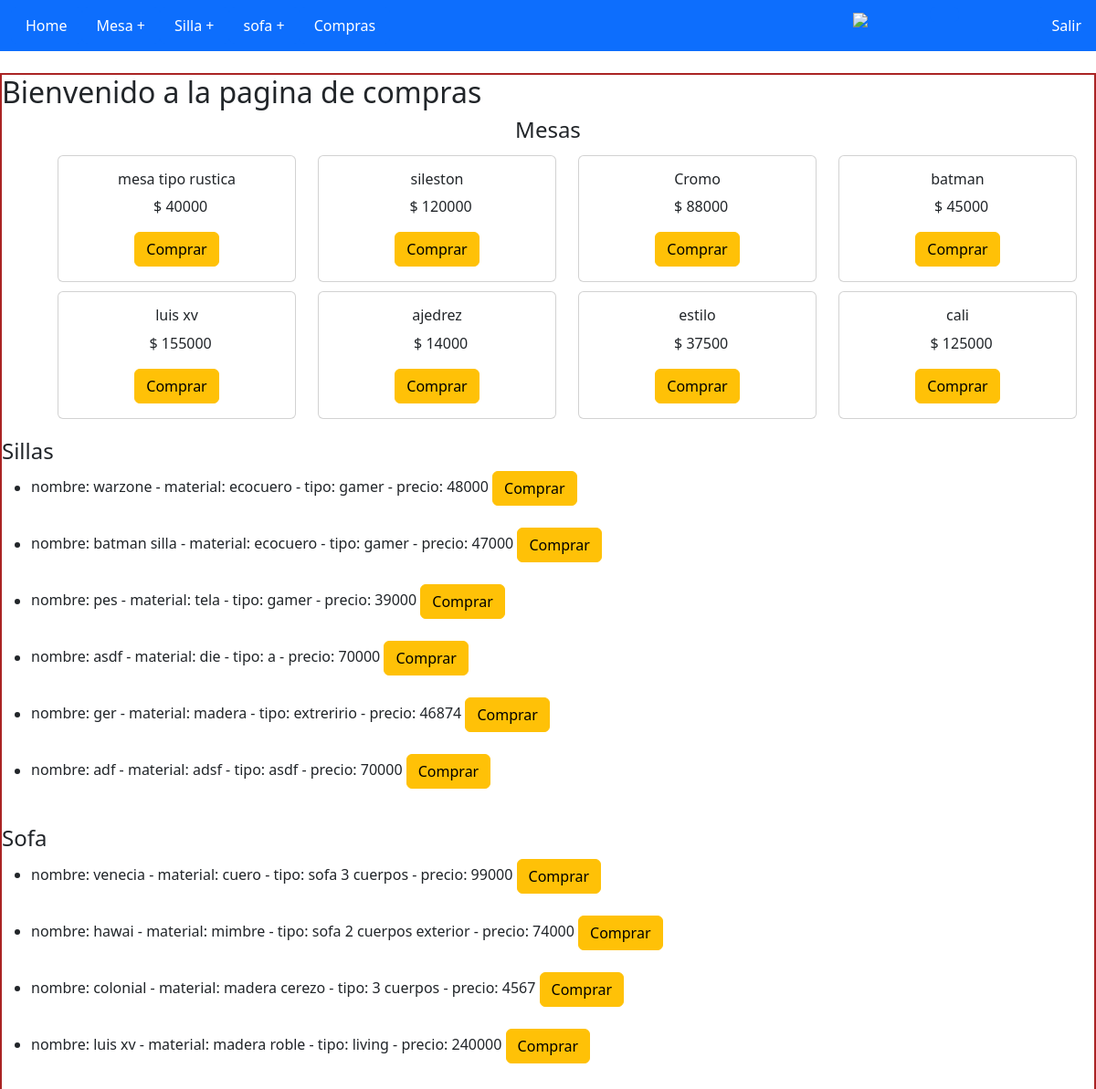
/productos/compras/, run on the app's committed database.
### productos/models.py (models this page shows)
class Mesa(models.Model):
    nombre = models.CharField(max_length= 30)
    material = models.CharField(max_length= 30)
    tipo= models.CharField(max_length= 30)
    precio = models.IntegerField()
    def __str__(self):
        return f'nombre: {self.nombre} - material: {self.material} - tipo: {self.tipo} - precio: {self.precio}'

class Silla(models.Model):
    nombre = models.CharField(max_length= 30)
    material = models.CharField(max_length= 30)
    tipo = models.CharField(max_length= 30)
    precio = models.IntegerField()
    def __str__(self):
        return f'nombre: {self.nombre} - material: {self.material} - tipo: {self.tipo} - precio: {self.precio}'

class Sofa(models.Model):
    nombre = models.CharField(max_length= 30)
    material = models.CharField(max_length= 30)
    tipo = models.CharField(max_length= 30)
    precio = models.IntegerField()
    def __str__(self):
        return f'nombre: {self.nombre} - material: {self.material} - tipo: {self.tipo} - precio: {self.precio}'

### productos/views.py (the view)
# urls.py: path('compras/', compras),
def compras (request):
    mesas= Mesa.objects.all()
    sillas= Silla.objects.all()
    sofa= Sofa.objects.all()
    avatar = Avatar.objects.filter(user = request.user.id)
    try:
        avatar = avatar[0].image.url
    except:
        avatar = None
    return render(request,'compras.html',{'mesas': mesas,'sillas':sillas,'sofa':sofa,'avatar': avatar})

### productos/template/compras.html (shortened to what this page needs)
{% extends "index.html" %}
{% load static %}
{% block contenido %}
<h2>Bienvenido a la pagina de compras </h2>
<h4 style="text-align: center;">Mesas</h4>
    <ul>
    <div class="container">
        <div class="row">
    {% for mesa in mesas %}
        <div class="col-md-3">
        <div class="card" style="width: 100%; margin: 5px 5px;">
            <div class="card-body" style="text-align: center;">
                <h6 class="card-title">{{mesa.nombre}}</h6>
                <p class="card-text">&nbsp; $ {{mesa.precio}}</p>
                <a href="/productos/compra_mesa/" class="btn btn-warning">Comprar</a>
            </div>
        </div>
        </div>
        <br>
    {% endfor %}
        </div>
    </div>
    </ul>
    <h4>Sillas</h4>
    <ul>
    {% for silla in sillas %}
    <li>
        {{ silla }}
        <a href="/productos/compra_silla/" class="btn btn-warning">Comprar</a>
    </li>
    <br>
    {% endfor %}
    </ul>
    <h4>Sofa</h4>
    <ul>
    {% for sof in sofa %}
    <li>
        {{ sof }}
        <a href="/productos/compra_sofa/" class="btn btn-warning">Comprar</a>
    </li>
    <br>
    {% endfor %}
    </ul>
{% endblock %}

### data on the page
Mesa: nombre "mesa tipo rustica", precio "40000"
Mesa: nombre "sileston", precio "120000"
Mesa: nombre "Cromo", precio "88000"
Mesa: nombre "batman", precio "45000"
Mesa: nombre "luis xv", precio "155000"
Mesa: nombre "ajedrez", precio "14000"
Mesa: nombre "estilo", precio "37500"
Mesa: nombre "cali", precio "125000"
Silla: nombre+material+tipo "nombre: warzone - material: ecocuero - tipo: gamer - precio: 48000"
Silla: nombre+material+tipo "nombre: batman silla - material: ecocuero - tipo: gamer - precio: 47000"
Silla: nombre+material+tipo "nombre: pes - material: tela - tipo: gamer - precio: 39000"
Silla: nombre+material+tipo "nombre: asdf - material: die - tipo: a - precio: 70000"
Silla: nombre+material+tipo "nombre: ger - material: madera - tipo: extreririo - precio: 46874"
Silla: nombre+material+tipo "nombre: adf - material: adsf - tipo: asdf - precio: 70000"
Sofa: nombre+material+tipo "nombre: venecia - material: cuero - tipo: sofa 3 cuerpos - precio: 99000"
Sofa: nombre+material+tipo "nombre: hawai - material: mimbre - tipo: sofa 2 cuerpos exterior - precio: 74000"
Sofa: nombre+material+tipo "nombre: colonial - material: madera cerezo - tipo: 3 cuerpos - precio: 4567"
Sofa: nombre+material+tipo "nombre: luis xv - material: madera roble - tipo: living - precio: 240000"
